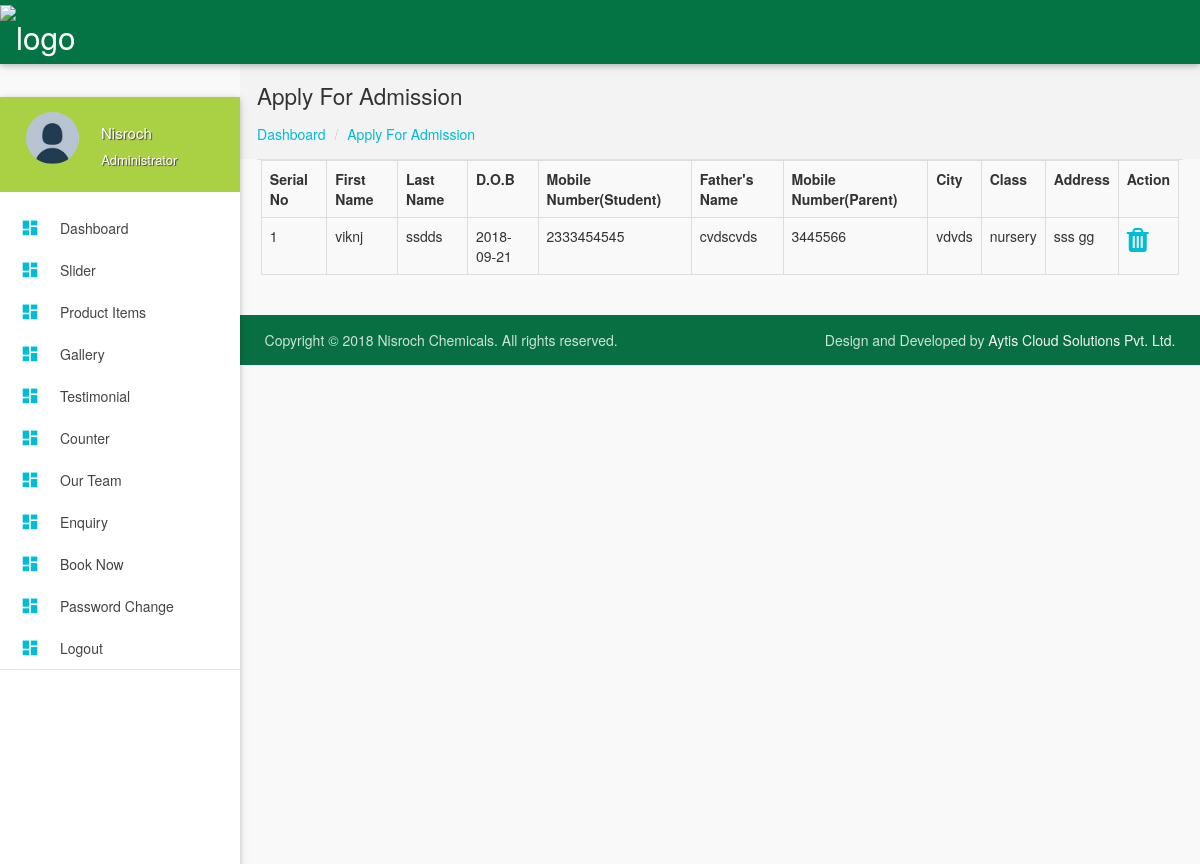
The app's page /admin/admission.php (signed in) with its own data.
### tables this page shows
CREATE TABLE `admission` (
  `id` int(10) NOT NULL,
  `fname` varchar(100) NOT NULL,
  `lname` varchar(100) NOT NULL,
  `dob` date NOT NULL,
  `smobile` varchar(100) NOT NULL,
  `father_name` varchar(100) NOT NULL,
  `pmobile` varchar(100) NOT NULL,
  `city` varchar(100) NOT NULL,
  `class` varchar(100) NOT NULL,
  `address` longblob NOT NULL
);

### admin/admission.php (the view, shortened to what this page needs)
<?php include'header.php';?>
 <section id="content">
        <div id="breadcrumbs-wrapper">
          <div class="container">
            <div class="row">
              <div class="col s12 m12 l12">
                <h5 class="breadcrumbs-title">Apply For Admission</h5>
                <ol class="breadcrumbs">
                  <li><a href="index.php">Dashboard</a>
                  </li>
                  <li><a href="#">Apply For Admission</a>
                  </li>
                </ol>
              </div>
            </div>
          </div>
        </div>
        <div class="container">
            <div class="divider"></div>
            <div class="row">
                <div class="col-md-12">
                    <div class="table-responsive">
                        <table class="table table-bordered">
                            <tr>
                                <th>Serial No</th>
                                <th>First Name</th>
                                <th>Last Name</th>
                                 <th>D.O.B</th>
                                 <th>Mobile Number(Student)</th>
                                 <th>Father's Name</th>
                                 <th>Mobile Number(Parent)</th>
                                 <th>City</th>
                                 <th>Class</th>
                                 <th>Address</th>
                                  <th>Action</th>
                            </tr>
                            <?php
                            $count=1;
                            $sql=mysqli_query($conn,"select * from admission");
                            while($rows=mysqli_fetch_assoc($sql)){
                            ?>
                            <tr>
                                <td><?php echo $count++;?></td>
                                <td><?php echo $rows['fname'];?></td>
                                 <td><?php echo $rows['lname'];?></td>
                                 <td><?php echo $rows['dob'];?></td>
                                 <td><?php echo $rows['smobile'];?></td>
                                 <td><?php echo $rows['father_name'];?></td>
                                  <td><?php echo $rows['pmobile'];?></td>
                                  <td><?php echo $rows['city'];?></td>
                                <td><?php echo $rows['class'];?></td>
                                 <td><?php echo $rows['address'];?></td>
                                <td><a href="deleteadmission.php?id=<?php echo $rows['id'];?>"><i class="fa fa-trash fa-2x"></i></a></td>
                            </tr>
                           <?php }?>
                        </table>
                    </div>
                </div>
            </div>
        </div>
        <?php include 'footer.php';?>

### admin/header.php (shortened to what this page needs)
<?php
include("includes/db_connection.php");
?>
<!DOCTYPE html>
<html lang="en">
<head>
  <link href="../assets//css/bootstrap.min.css" type="text/css" rel="stylesheet" media="screen,projection">
  <link href="css/materialize.min.css" type="text/css" rel="stylesheet" media="screen,projection">
  <link href="css/style.min.css" type="text/css" rel="stylesheet" media="screen,projection">
    <link href="css/custom/custom.min.css" type="text/css" rel="stylesheet" media="screen,projection">
<link rel="stylesheet" href="https://cdnjs.cloudflare.com/ajax/libs/font-awesome/4.7.0/css/font-awesome.min.css">
  <link href="js/plugins/prism/prism.css" type="text/css" rel="stylesheet" media="screen,projection">
  <link href="js/plugins/perfect-scrollbar/perfect-scrollbar.css" type="text/css" rel="stylesheet" media="screen,projection">
  <link href="js/plugins/chartist-js/chartist.min.css" type="text/css" rel="stylesheet" media="screen,projection">
  <link href="js/plugins/dropify/css/dropify.min.css" type="text/css" rel="stylesheet" media="screen,projection">
</head>
<body>
  <header id="header" class="page-topbar">
        <div class="navbar-fixed">
            <nav class="navbar-color">
                <div class="nav-wrapper">
                    <ul class="left">
                        <li><a href="index.php" class="brand-logo darken-1"><img src="../assets/img/logo.png" alt="logo"></a></li>
                    </ul>
                </div>
            </nav>
        </div>
  </header>
  <div id="main">
    <div class="wrapper">
      <aside id="left-sidebar-nav">
                <ul id="slide-out" class="side-nav fixed leftside-navigation">
                <li class="user-details cyan darken-2">
                <div class="row">
                    <div class="col col s4 m4 l4">
                        <img src="images/avatar.jpg" alt="" class="circle responsive-img valign profile-image">
                    </div>
                    <div class="col col s8 m8 l8">
                        <?php
                        $role=$_SESSION['role'];
                        $sql=mysqli_query($conn,"select * from login where role='$role'");
                        $rr=mysqli_fetch_assoc($sql);
                        $name=$rr['username'];
                        ?>
                        <a class="btn-flat dropdown-button waves-effect waves-light white-text profile-btn" href="#" data-activates="profile-dropdown"><?php echo $name;?></a>
                        <p class="user-roal">Administrator</p>
                    </div>
                </div>
            </li>
                <li class="bold"><a href="index.php" class="waves-effect waves-cyan"><i class="mdi-action-dashboard"></i> Dashboard</a>
                </li>
                <li class="bold"><a href="slider.php" class="waves-effect waves-cyan"><i class="mdi-action-dashboard"></i> Slider</a>
                </li>
                <li class="bold"><a href="productitem.php" class="waves-effect waves-cyan"><i class="mdi-action-dashboard"></i> Product Items</a>
                </li>
                 <li class="bold"><a href="gallery.php" class="waves-effect waves-cyan"><i class="mdi-action-dashboard"></i> Gallery</a>
                </li>
                <li class="bold"><a href="testimonal.php" class="waves-effect waves-cyan"><i class="mdi-action-dashboard"></i> Testimonial</a>
                </li>
                  <li class="bold"><a href="counter.php" class="waves-effect waves-cyan"><i class="mdi-action-dashboard"></i> Counter</a>
                </li>
                 <li class="bold"><a href="team.php" class="waves-effect waves-cyan"><i class="mdi-action-dashboard"></i> Our Team</a>
                </li>
                <li class="bold"><a href="enquiry.php" class="waves-effect waves-cyan"><i class="mdi-action-dashboard"></i> Enquiry</a>
                </li>
                 <li class="bold"><a href="book.php" class="waves-effect waves-cyan"><i class="mdi-action-dashboard"></i> Book Now</a>
                </li>
                  <li class="bold"><a href="password.php" class="waves-effect waves-cyan"><i class="mdi-action-dashboard"></i> Password Change</a>
                </li>
                <li class="bold"><a href="logout.php" class="waves-effect waves-cyan"><i class="mdi-action-dashboard"></i> Logout</a>
                </li>
                <li class="li-hover"><div class="divider"></div></li>
            </ul>
            </aside>

### admin/header.php (style rules this page uses)
i { color: #aad044; }
#content { min-height:800px; }

### admin/admission.php (style rules this page uses)
i { color:#00bcd4; }

### records on screen
admission: fname "viknj", lname "ssdds", dob "2018-09-21", smobile "2333454545", father_name "cvdscvds", pmobile "3445566", city "vdvds", class "nursery", address "sss gg"

### other values on screen
$name "Nisroch"
